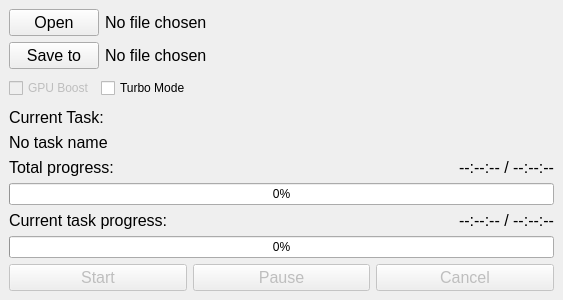
<?xml version="1.0" encoding="UTF-8"?>
<ui version="4.0">
 <class>AIProcessWindow</class>
 <widget class="QMainWindow" name="AIProcessWindow">
  <property name="geometry">
   <rect>
    <x>0</x>
    <y>0</y>
    <width>563</width>
    <height>300</height>
   </rect>
  </property>
  <property name="minimumSize">
   <size>
    <width>563</width>
    <height>300</height>
   </size>
  </property>
  <property name="maximumSize">
   <size>
    <width>563</width>
    <height>348</height>
   </size>
  </property>
  <property name="windowTitle">
   <string>AI Assiatant</string>
  </property>
  <widget class="QWidget" name="centralwidget">
   <layout class="QVBoxLayout" name="verticalLayout_4">
    <item>
     <layout class="QHBoxLayout" name="horizontalLayout" stretch="1,5">
      <item>
       <widget class="QPushButton" name="pushButton">
        <property name="font">
         <font>
          <pointsize>12</pointsize>
         </font>
        </property>
        <property name="text">
         <string>Open</string>
        </property>
       </widget>
      </item>
      <item>
       <widget class="QLabel" name="imageFilePathLabel">
        <property name="font">
         <font>
          <pointsize>12</pointsize>
         </font>
        </property>
        <property name="text">
         <string>No file chosen</string>
        </property>
       </widget>
      </item>
     </layout>
    </item>
    <item>
     <layout class="QHBoxLayout" name="horizontalLayout_5" stretch="1,5">
      <item>
       <widget class="QPushButton" name="pushButton_2">
        <property name="font">
         <font>
          <pointsize>12</pointsize>
         </font>
        </property>
        <property name="text">
         <string>Save to</string>
        </property>
       </widget>
      </item>
      <item>
       <widget class="QLabel" name="maskFilePathLabel">
        <property name="font">
         <font>
          <pointsize>12</pointsize>
         </font>
        </property>
        <property name="text">
         <string>No file chosen</string>
        </property>
       </widget>
      </item>
     </layout>
    </item>
    <item>
     <layout class="QHBoxLayout" name="horizontalLayout_7" stretch="1,1,5">
      <item>
       <widget class="QCheckBox" name="GPUCheckBox">
        <property name="enabled">
         <bool>false</bool>
        </property>
        <property name="text">
         <string>GPU Boost</string>
        </property>
       </widget>
      </item>
      <item>
       <widget class="QCheckBox" name="turboCheckBox">
        <property name="text">
         <string>Turbo Mode</string>
        </property>
       </widget>
      </item>
      <item>
       <widget class="QLabel" name="placeholderLabel">
        <property name="font">
         <font>
          <pointsize>12</pointsize>
         </font>
        </property>
        <property name="text">
         <string/>
        </property>
       </widget>
      </item>
     </layout>
    </item>
    <item>
     <layout class="QVBoxLayout" name="verticalLayout_3">
      <item>
       <widget class="QLabel" name="labelFileName_4">
        <property name="font">
         <font>
          <pointsize>12</pointsize>
         </font>
        </property>
        <property name="text">
         <string>Current Task:</string>
        </property>
       </widget>
      </item>
      <item>
       <widget class="QLabel" name="currentTaskNameLabel">
        <property name="font">
         <font>
          <pointsize>12</pointsize>
         </font>
        </property>
        <property name="text">
         <string>No task name</string>
        </property>
        <property name="wordWrap">
         <bool>true</bool>
        </property>
       </widget>
      </item>
     </layout>
    </item>
    <item>
     <layout class="QVBoxLayout" name="verticalLayout">
      <item>
       <layout class="QHBoxLayout" name="horizontalLayout_4" stretch="1,5">
        <item>
         <widget class="QLabel" name="labelFileName_2">
          <property name="font">
           <font>
            <pointsize>12</pointsize>
           </font>
          </property>
          <property name="text">
           <string>Total progress:</string>
          </property>
         </widget>
        </item>
        <item>
         <widget class="QLabel" name="primiaryTimeRemainingLabel">
          <property name="font">
           <font>
            <pointsize>12</pointsize>
           </font>
          </property>
          <property name="text">
           <string>--:--:-- / --:--:--</string>
          </property>
          <property name="alignment">
           <set>Qt::AlignRight|Qt::AlignTrailing|Qt::AlignVCenter</set>
          </property>
         </widget>
        </item>
       </layout>
      </item>
      <item>
       <widget class="QProgressBar" name="primiaryProgressBar">
        <property name="value">
         <number>0</number>
        </property>
       </widget>
      </item>
     </layout>
    </item>
    <item>
     <layout class="QVBoxLayout" name="verticalLayout_2">
      <item>
       <layout class="QHBoxLayout" name="horizontalLayout_3" stretch="1,5">
        <item>
         <widget class="QLabel" name="labelFileName_3">
          <property name="font">
           <font>
            <pointsize>12</pointsize>
           </font>
          </property>
          <property name="text">
           <string>Current task progress:</string>
          </property>
         </widget>
        </item>
        <item>
         <widget class="QLabel" name="secondaryTimeRemainingLabel">
          <property name="font">
           <font>
            <pointsize>12</pointsize>
           </font>
          </property>
          <property name="text">
           <string>--:--:-- / --:--:--</string>
          </property>
          <property name="alignment">
           <set>Qt::AlignRight|Qt::AlignTrailing|Qt::AlignVCenter</set>
          </property>
         </widget>
        </item>
       </layout>
      </item>
      <item>
       <widget class="QProgressBar" name="secondaryProgressBar">
        <property name="value">
         <number>0</number>
        </property>
       </widget>
      </item>
     </layout>
    </item>
    <item>
     <layout class="QHBoxLayout" name="horizontalLayout_6">
      <item>
       <widget class="QPushButton" name="startButton">
        <property name="enabled">
         <bool>false</bool>
        </property>
        <property name="font">
         <font>
          <pointsize>12</pointsize>
         </font>
        </property>
        <property name="text">
         <string>Start</string>
        </property>
       </widget>
      </item>
      <item>
       <widget class="QPushButton" name="pauseButton">
        <property name="enabled">
         <bool>false</bool>
        </property>
        <property name="font">
         <font>
          <pointsize>12</pointsize>
         </font>
        </property>
        <property name="text">
         <string>Pause</string>
        </property>
       </widget>
      </item>
      <item>
       <widget class="QPushButton" name="cancelButton">
        <property name="enabled">
         <bool>false</bool>
        </property>
        <property name="font">
         <font>
          <pointsize>12</pointsize>
         </font>
        </property>
        <property name="text">
         <string>Cancel</string>
        </property>
       </widget>
      </item>
     </layout>
    </item>
   </layout>
  </widget>
  <widget class="QMenuBar" name="menubar">
   <property name="geometry">
    <rect>
     <x>0</x>
     <y>0</y>
     <width>563</width>
     <height>21</height>
    </rect>
   </property>
  </widget>
 </widget>
 <resources/>
 <connections>
  <connection>
   <sender>pushButton</sender>
   <signal>clicked()</signal>
   <receiver>AIProcessWindow</receiver>
   <slot>openImageFile()</slot>
   <hints>
    <hint type="sourcelabel">
     <x>75</x>
     <y>45</y>
    </hint>
    <hint type="destinationlabel">
     <x>119</x>
     <y>26</y>
    </hint>
   </hints>
  </connection>
  <connection>
   <sender>pushButton_2</sender>
   <signal>clicked()</signal>
   <receiver>AIProcessWindow</receiver>
   <slot>chooseSavePatch()</slot>
   <hints>
    <hint type="sourcelabel">
     <x>27</x>
     <y>71</y>
    </hint>
    <hint type="destinationlabel">
     <x>16</x>
     <y>115</y>
    </hint>
   </hints>
  </connection>
  <connection>
   <sender>startButton</sender>
   <signal>clicked()</signal>
   <receiver>AIProcessWindow</receiver>
   <slot>start()</slot>
   <hints>
    <hint type="sourcelabel">
     <x>110</x>
     <y>268</y>
    </hint>
    <hint type="destinationlabel">
     <x>175</x>
     <y>169</y>
    </hint>
   </hints>
  </connection>
  <connection>
   <sender>pauseButton</sender>
   <signal>clicked()</signal>
   <receiver>AIProcessWindow</receiver>
   <slot>pause()</slot>
   <hints>
    <hint type="sourcelabel">
     <x>248</x>
     <y>274</y>
    </hint>
    <hint type="destinationlabel">
     <x>280</x>
     <y>201</y>
    </hint>
   </hints>
  </connection>
  <connection>
   <sender>cancelButton</sender>
   <signal>clicked()</signal>
   <receiver>AIProcessWindow</receiver>
   <slot>cancel()</slot>
   <hints>
    <hint type="sourcelabel">
     <x>408</x>
     <y>277</y>
    </hint>
    <hint type="destinationlabel">
     <x>374</x>
     <y>226</y>
    </hint>
   </hints>
  </connection>
 </connections>
 <slots>
  <slot>openImageFile()</slot>
  <slot>chooseSavePatch()</slot>
  <slot>start()</slot>
  <slot>pause()</slot>
  <slot>cancel()</slot>
 </slots>
</ui>
